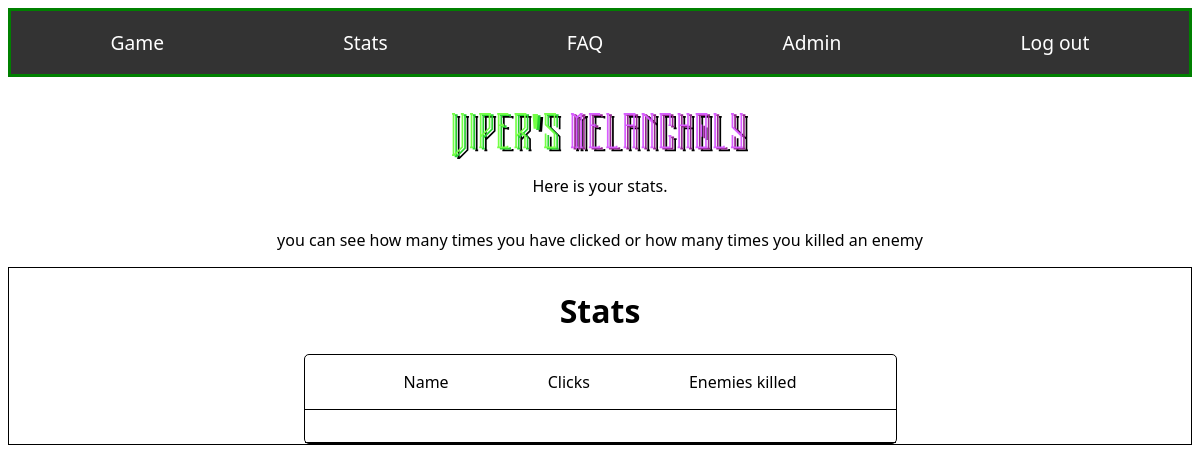
The app's page /src/pages/board.php (signed in), older data.
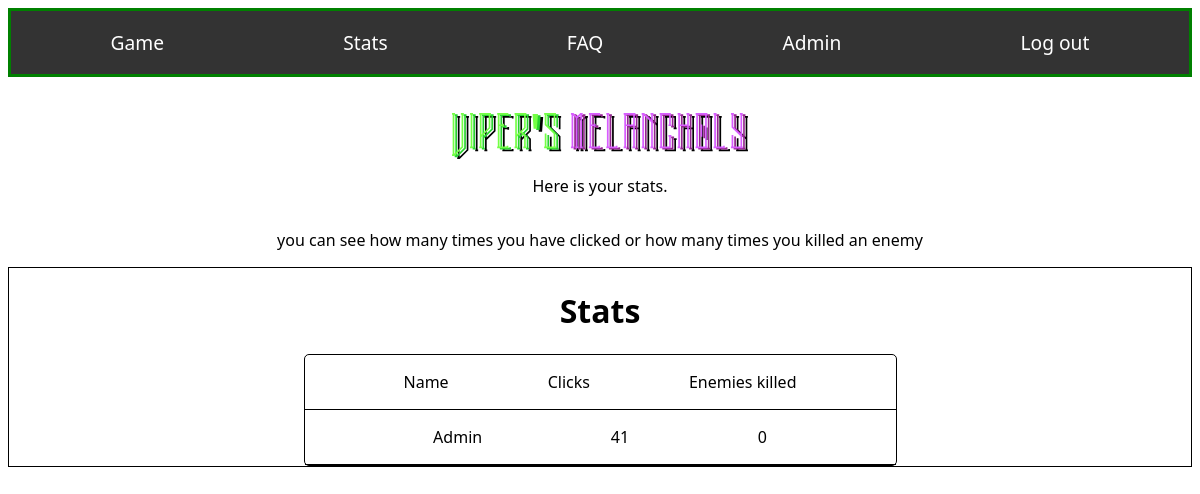
The same page, newer data.
### tables this page shows
CREATE TABLE `stats` (
  `stat_id` int(11) NOT NULL AUTO_INCREMENT,
  `user_id` int(11) DEFAULT NULL,
  `click` int(11) NOT NULL,
  `kills` int(11) NOT NULL,
  PRIMARY KEY (`stat_id`),
  KEY `user_id` (`user_id`),
  CONSTRAINT `stats_ibfk_1` FOREIGN KEY (`user_id`) REFERENCES `users` (`user_id`)
);

CREATE TABLE `users` (
  `user_id` int(11) NOT NULL AUTO_INCREMENT,
  `username` varchar(25) NOT NULL,
  `password` varchar(255) DEFAULT NULL,
  `admin` tinyint(1) DEFAULT NULL,
  PRIMARY KEY (`user_id`)
);

### src/pages/board.php (the view, shortened to what this page needs)
<?php
include("db_connect.php");
    $query = "SELECT admin FROM users WHERE user_id = ?";
    $stmt = $conn->prepare($query);
    $stmt->bind_param("i", $_SESSION['user_id']);
    $stmt->execute();
    $result = $stmt->get_result();
    $user = $result->fetch_assoc();
    $userId = $_SESSION['user_id'];
    $stmt = $conn->prepare("SELECT users.username, stats.* FROM stats INNER JOIN users ON stats.user_id = users.user_id WHERE stats.user_id = ?");
    $stmt->bind_param("i", $userId);
    $stmt->execute();
    $result = $stmt->get_result();
    $userStats = $result->fetch_assoc();
?>
<html>
    <head>
        <link rel="stylesheet" type="text/css" href="style.css">
    </head>
	<body>
        <nav id="navBar">
            <a id="navKnapp" href="/game.php">Game</a>
            <a id="navKnapp" href="/board.php">Stats</a>
            <a id="navKnapp" href="/FAQ.php">FAQ</a>
            <?php if ($user['admin'] == 1): ?>
                <a id="navKnapp" href="/admin.php">Admin</a>
            <?php endif; ?>
            <a id="navKnapp" href="/index.php">Log out</a>
        </nav>
        <div id=logo_container>
            <img src="public/Viper_melancholy_logo.svg" alt="Viper Melancholy logo" id="logo" height="100px">
            <p id="logo_text"> Here is your stats.</p>
            <p id="logo_text"> you can see how many times you have clicked or how many times you killed an enemy</p>
        </div>
        <div id="board_container">
            <h1 id=board_title>Stats</h1>
            <div id="score_container">
                <div id="score_type">
                    <p>Name</p>
                    <p>Clicks</p>
                    <p>Enemies killed</p>
                </div>
                <div id="player_score">
                    <p><?php echo $userStats['username']; ?></p>
                    <p><?php echo $userStats['click']; ?></p>
                    <p><?php echo $userStats['kills']; ?></p>
                </div>
            </div>
        </div>
    </body>
</html>

Row changes from the older to the newer data that the page shows:
added stats: user.username "Admin", click "41", kills "0"
